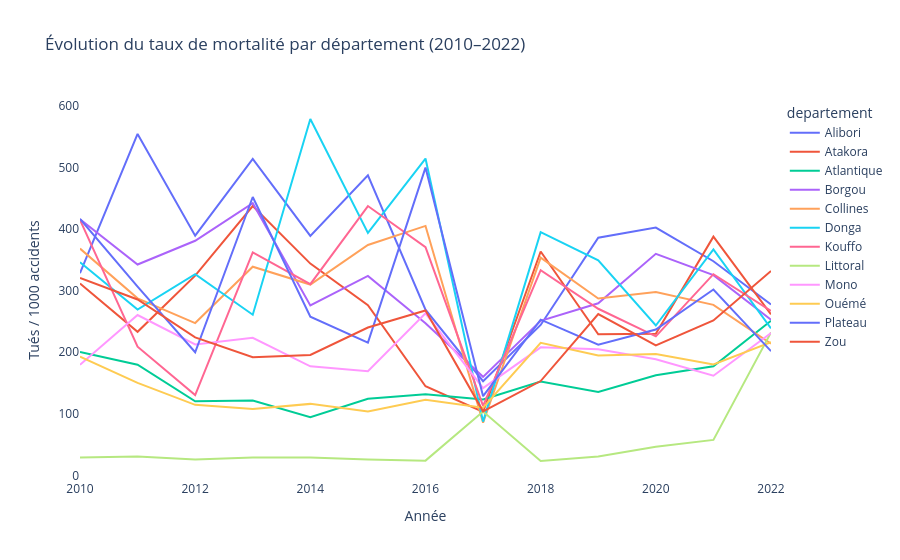

The cell this chart's notebook holds for it:
### Markdown cell above
## 5. Insight #3 — Évolution du taux de mortalité par département

### Code cell
fig3 = px.line(
    df_dept,
    x='annee', y='taux_mortalite',
    color='departement',
    title='Évolution du taux de mortalité par département (2010–2022)',
    labels={'taux_mortalite': 'Tués / 1000 accidents', 'annee': 'Année'}
)
fig3.update_layout(plot_bgcolor='white')
fig3.show()

### Figure 1 — Plotly figure (JSON) as saved in the notebook; plotly's stock layout.template omitted (floating-point values rounded to 4 significant figures)
{"data": [{"hovertemplate": "departement=Alibori<br>Année=%{x}<br>Tués / 1000 accidents=%{y}<extra></extra>", "legendgroup": "Alibori", "line": {"color": "#636efa", "dash": "solid"}, "marker": {"symbol": "circle"}, "mode": "lines", "name": "Alibori", "orientation": "v", "showlegend": true, "type": "scatter", "x": [2010, 2011, 2012, 2013, 2014, 2015, 2016, 2017, 2018, 2019, 2020, 2021, 2022], "xaxis": "x", "y": [328.5, 554.7, 389.3, 514, 388.9, 487.5, 269.2, 153, 244.3, 386, 402.6, 347.8, 277.5], "yaxis": "y"}, {"hovertemplate": "departement=Atakora<br>Année=%{x}<br>Tués / 1000 accidents=%{y}<extra></extra>", "legendgroup": "Atakora", "line": {"color": "#EF553B", "dash": "solid"}, "marker": {"symbol": "circle"}, "mode": "lines", "name": "Atakora", "orientation": "v", "showlegend": true, "type": "scatter", "x": [2010, 2011, 2012, 2013, 2014, 2015, 2016, 2017, 2018, 2019, 2020, 2021, 2022], "xaxis": "x", "y": [311.8, 233.2, 324.5, 437.5, 344, 276.5, 144.7, 102.9, 363.6, 229.3, 230.2, 387.8, 261.6], "yaxis": "y"}, {"hovertemplate": "departement=Atlantique<br>Année=%{x}<br>Tués / 1000 accidents=%{y}<extra></extra>", "legendgroup": "Atlantique", "line": {"color": "#00cc96", "dash": "solid"}, "marker": {"symbol": "circle"}, "mode": "lines", "name": "Atlantique", "orientation": "v", "showlegend": true, "type": "scatter", "x": [2010, 2011, 2012, 2013, 2014, 2015, 2016, 2017, 2018, 2019, 2020, 2021, 2022], "xaxis": "x", "y": [200.6, 179.8, 120.2, 121.7, 94.6, 124.5, 131.9, 123.3, 152.4, 135.6, 162.7, 177.2, 251.1], "yaxis": "y"}, {"hovertemplate": "departement=Borgou<br>Année=%{x}<br>Tués / 1000 accidents=%{y}<extra></extra>", "legendgroup": "Borgou", "line": {"color": "#ab63fa", "dash": "solid"}, "marker": {"symbol": "circle"}, "mode": "lines", "name": "Borgou", "orientation": "v", "showlegend": true, "type": "scatter", "x": [2010, 2011, 2012, 2013, 2014, 2015, 2016, 2017, 2018, 2019, 2020, 2021, 2022], "xaxis": "x", "y": [415.9, 342.5, 381.1, 442.1, 276.1, 324, 247.1, 160, 250.9, 279.5, 359.9, 325.2, 252.8], "yaxis": "y"}, {"hovertemplate": "departement=Collines<br>Année=%{x}<br>Tués / 1000 accidents=%{y}<extra></extra>", "legendgroup": "Collines", "line": {"color": "#FFA15A", "dash": "solid"}, "marker": {"symbol": "circle"}, "mode": "lines", "name": "Collines", "orientation": "v", "showlegend": true, "type": "scatter", "x": [2010, 2011, 2012, 2013, 2014, 2015, 2016, 2017, 2018, 2019, 2020, 2021, 2022], "xaxis": "x", "y": [368.4, 287.5, 247.4, 338.9, 309.9, 374.3, 405.2, 85.4, 353.6, 287.2, 297.8, 277, 214], "yaxis": "y"}, {"hovertemplate": "departement=Donga<br>Année=%{x}<br>Tués / 1000 accidents=%{y}<extra></extra>", "legendgroup": "Donga", "line": {"color": "#19d3f3", "dash": "solid"}, "marker": {"symbol": "circle"}, "mode": "lines", "name": "Donga", "orientation": "v", "showlegend": true, "type": "scatter", "x": [2010, 2011, 2012, 2013, 2014, 2015, 2016, 2017, 2018, 2019, 2020, 2021, 2022], "xaxis": "x", "y": [346.2, 269.2, 326.9, 260.9, 578.9, 393.9, 514.7, 87.3, 395, 349.4, 243.4, 366.9, 238.8], "yaxis": "y"}, {"hovertemplate": "departement=Kouffo<br>Année=%{x}<br>Tués / 1000 accidents=%{y}<extra></extra>", "legendgroup": "Kouffo", "line": {"color": "#FF6692", "dash": "solid"}, "marker": {"symbol": "circle"}, "mode": "lines", "name": "Kouffo", "orientation": "v", "showlegend": true, "type": "scatter", "x": [2010, 2011, 2012, 2013, 2014, 2015, 2016, 2017, 2018, 2019, 2020, 2021, 2022], "xaxis": "x", "y": [414.9, 209, 130.4, 362.3, 310.7, 437.5, 370.8, 112.9, 333.3, 270.6, 225.8, 326.8, 267.2], "yaxis": "y"}, {"hovertemplate": "departement=Littoral<br>Année=%{x}<br>Tués / 1000 accidents=%{y}<extra></extra>", "legendgroup": "Littoral", "line": {"color": "#B6E880", "dash": "solid"}, "marker": {"symbol": "circle"}, "mode": "lines", "name": "Littoral", "orientation": "v", "showlegend": true, "type": "scatter", "x": [2010, 2011, 2012, 2013, 2014, 2015, 2016, 2017, 2018, 2019, 2020, 2021, 2022], "xaxis": "x", "y": [29, 30.6, 25.7, 29, 29.1, 25.8, 23.9, 103.6, 23.3, 30.5, 46.4, 57.6, 232.3], "yaxis": "y"}, {"hovertemplate": "departement=Mono<br>Année=%{x}<br>Tués / 1000 accidents=%{y}<extra></extra>", "legendgroup": "Mono", "line": {"color": "#FF97FF", "dash": "solid"}, "marker": {"symbol": "circle"}, "mode": "lines", "name": "Mono", "orientation": "v", "showlegend": true, "type": "scatter", "x": [2010, 2011, 2012, 2013, 2014, 2015, 2016, 2017, 2018, 2019, 2020, 2021, 2022], "xaxis": "x", "y": [179.5, 260.4, 212.6, 223.5, 177.1, 169, 263.2, 141.7, 208, 205, 188.7, 161.9, 231.2], "yaxis": "y"}, {"hovertemplate": "departement=Ouémé<br>Année=%{x}<br>Tués / 1000 accidents=%{y}<extra></extra>", "legendgroup": "Ouémé", "line": {"color": "#FECB52", "dash": "solid"}, "marker": {"symbol": "circle"}, "mode": "lines", "name": "Ouémé", "orientation": "v", "showlegend": true, "type": "scatter", "x": [2010, 2011, 2012, 2013, 2014, 2015, 2016, 2017, 2018, 2019, 2020, 2021, 2022], "xaxis": "x", "y": [193, 150.2, 114.5, 107.7, 116.1, 103.8, 122.9, 110, 215.2, 194.6, 197.2, 180, 216.4], "yaxis": "y"}, {"hovertemplate": "departement=Plateau<br>Année=%{x}<br>Tués / 1000 accidents=%{y}<extra></extra>", "legendgroup": "Plateau", "line": {"color": "#636efa", "dash": "solid"}, "marker": {"symbol": "circle"}, "mode": "lines", "name": "Plateau", "orientation": "v", "showlegend": true, "type": "scatter", "x": [2010, 2011, 2012, 2013, 2014, 2015, 2016, 2017, 2018, 2019, 2020, 2021, 2022], "xaxis": "x", "y": [416.7, 306.5, 200, 452.2, 257.6, 215.7, 500, 128.6, 252.9, 212.1, 236.8, 301.9, 201.7], "yaxis": "y"}, {"hovertemplate": "departement=Zou<br>Année=%{x}<br>Tués / 1000 accidents=%{y}<extra></extra>", "legendgroup": "Zou", "line": {"color": "#EF553B", "dash": "solid"}, "marker": {"symbol": "circle"}, "mode": "lines", "name": "Zou", "orientation": "v", "showlegend": true, "type": "scatter", "x": [2010, 2011, 2012, 2013, 2014, 2015, 2016, 2017, 2018, 2019, 2020, 2021, 2022], "xaxis": "x", "y": [320.7, 285.7, 224.2, 191.9, 195.5, 240.1, 267.9, 104, 153.2, 262, 211, 251.6, 331.9], "yaxis": "y"}], "layout": {"legend": {"title": {"text": "departement"}, "tracegroupgap": 0}, "plot_bgcolor": "white", "title": {"text": "Évolution du taux de mortalité par département (2010–2022)"}, "xaxis": {"anchor": "y", "domain": [0, 1], "title": {"text": "Année"}}, "yaxis": {"anchor": "x", "domain": [0, 1], "title": {"text": "Tués / 1000 accidents"}}}}
